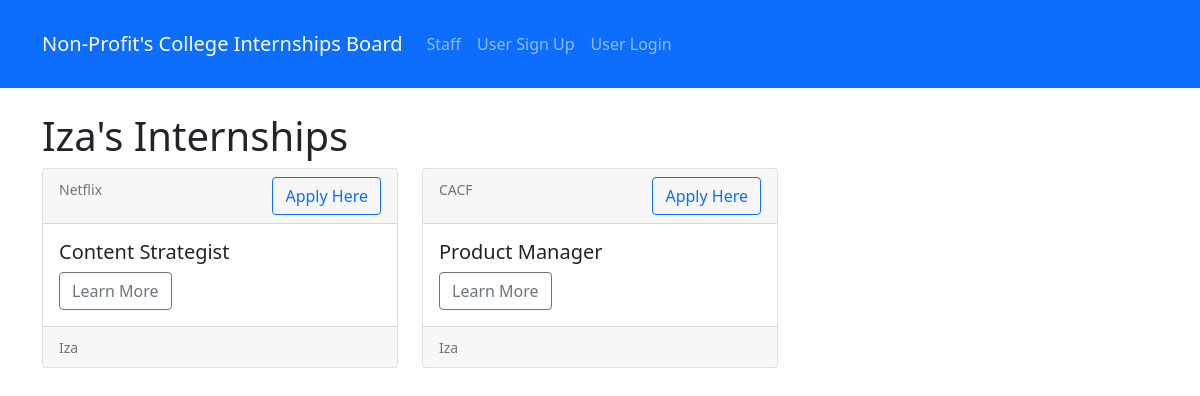
The page /staff_internships/2 on the database its author committed.
### board/models.py (models this page shows, shortened)
class Staff(models.Model):
    name= models.CharField(max_length=150)
    position = models.CharField(max_length=200)
    email = models.EmailField()
    def __str__(self):
        return self.name

class Internship(models.Model):
    position_title = models.CharField(max_length=200)
    date_posted = models.DateField(default=date.today)
    app_link= models.URLField()
    description = models.TextField(blank=True)
    staff = models.ForeignKey(Staff, null=True, on_delete= models.SET_NULL)
    company = models.ForeignKey(Company, null=True, on_delete= models.SET_NULL)

class Company(models.Model):
    name = models.CharField(max_length=200)
    org_partner = models.BooleanField()
    website = models.URLField()
    location = models.CharField(max_length=200, blank=True)
    def __str__(self):
        return self.name

### board/views.py (the view)
# urls.py: path('staff_internships/<staff_id>',views.staff_internships,name='staff-internships'),
def staff_internships(request, staff_id):
    staff = Staff.objects.get(pk=staff_id)
    internships = staff.internship_set.all()
    context ={
        'staff' : staff,
        'internships': internships,
    }
    return render(request, 'board/staff_internships.html',context)

### board/templates/board/staff_internships.html (shortened to what this page needs)
{% extends "board/base.html" %}
{% block content %}
<h1>{{ staff.name }}'s Internships</h1>
<div class="row row-cols-1 row-cols-md-3 g-4">
  {% for internship in internships %}
  <div class="col">
    <div class="card h-100">
      <div class="card-header">
        <small class="text-muted">{{ internship.company }}</small>
        <a href="{{internship.app_link }}" class="btn btn-outline-primary float-end">Apply Here</a>
      </div>
      <div class="card-body">
        <h5 class="card-title">{{ internship.position_title }}</h5>
        <a href="{% url 'show-internship' internship.id %}" class="btn btn-outline-secondary ">Learn More</a>
      </div>
      <div class="card-footer">
        <small class="text-muted">{{ internship.staff }}</small>
      </div>
    </div>
  </div>
  {% endfor %}
</div>
{% endblock content %}

### rows shown on the page
Staff: name "Iza"
Internship: company "Netflix", position_title "Content Strategist", staff "Iza"
Internship: company "CACF", position_title "Product Manager", staff "Iza"
